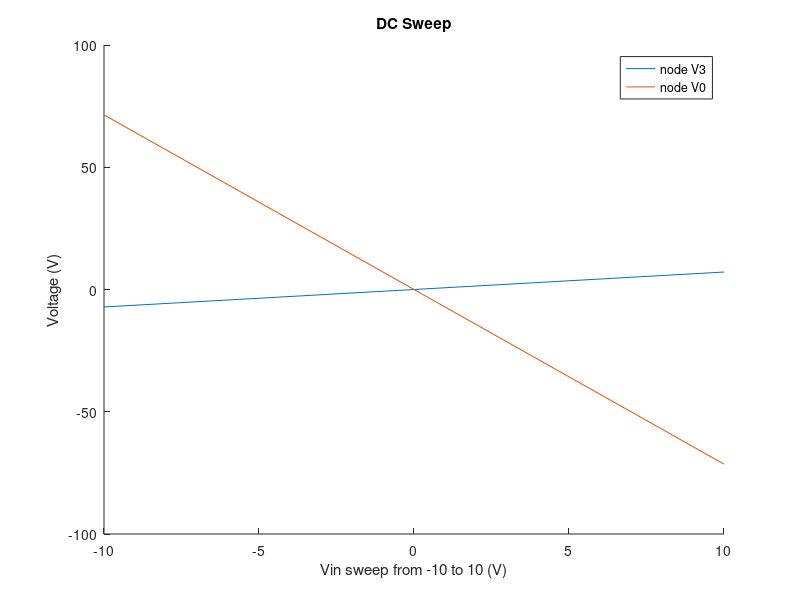
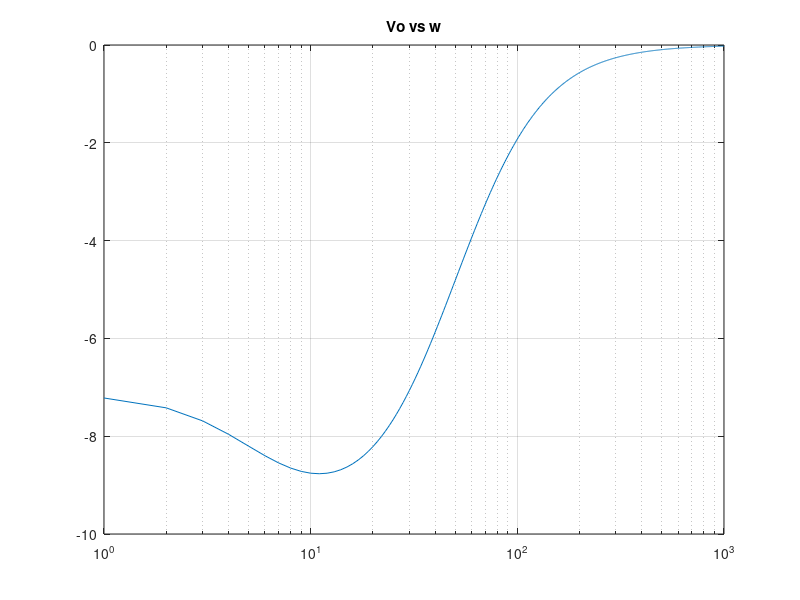
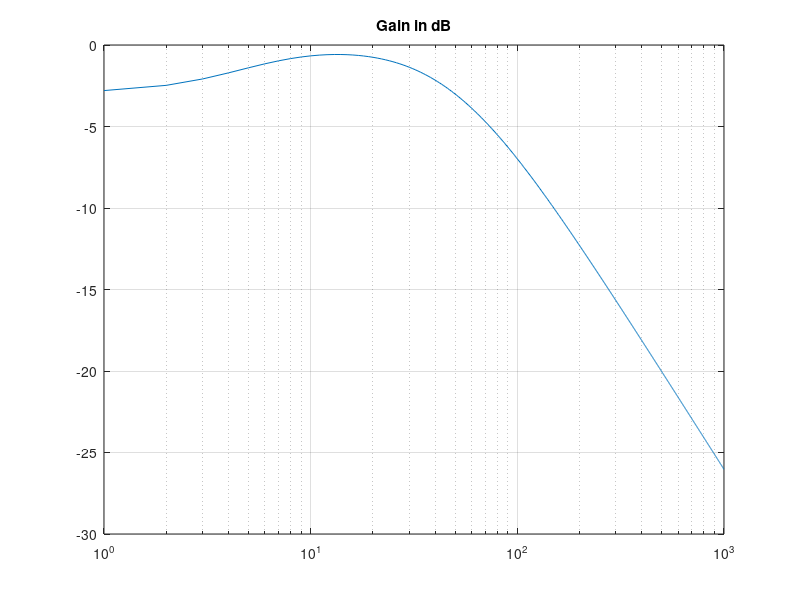
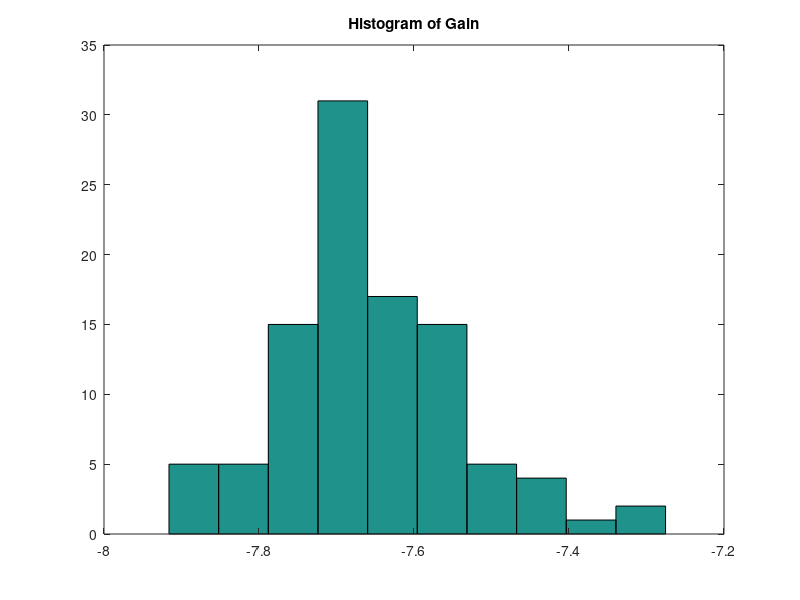

Write MATLAB code to recreate these figures, in order.
%%
% *MARY OJI 101036761*
%%
% *CIRCUIT MODELING*
%% PART 1

clear all
close all
%Resistors
R1 = 1;
R2 = 2;
R4 = 0.1;
R3 = 10;
R0 = 1000;

%Capacitor, Inductor and others
C = 0.25;
L = 0.2;
a = 100;

G1 = 1/R1;
G2 = 1/R2;
G3 = 1/R3;
G4 = 1/R4;
G0 = 1/R0;

G = [ -G1   G1        0     0       0        1   0   0; 
      G1 (-G1)-(G2)   0     0       0        0  -1   0;
      0      0        G3    0       0        0   1   0;
      0      0        0     -G4     G4       0   0   1;  
      0      0        0     G4   (-G4)-(G0)  0   0   0; 
      1      0        0     0       0        0   0   0;
      0      1        -1    0       0        0   0   0; 
      0      0        a/R3  1       0        0   0   0]
  
  
CM =   [-C C 0  0  0  0  0  0;
        C -C 0  0  0  0  0  0;
        0  0 0  0  0  0  0  0; 
        0  0 0  0  0  0  0  0;
        0  0 0  0  0  0  0  0; 
        0  0 0  0  0  0  0  0; 
        0  0 0  0  0  0  -L 0; 
        0  0 0  0  0  0  0  0]
 
i = 0;
for Vin = -10:10 
    i = i + 1;
    F = [0 0 0 0 0 Vin 0 0];
    V = G\F';
    V3(i) = V(3);
    V0(i) = V(5);
end

vin = -10:1:10;
figure(1)
hold on;
title('DC Sweep');
xlabel('Vin sweep from -10 to 10 (V)');
ylabel('Voltage (V)');
plot(vin,V3)
hold on;
plot(vin,V0)
legend('node V3','node V0');

Voi = zeros(1, 1000);
Adb = zeros(1, 1000);
w = 1:1:1000;
for i = 1:1000
    F = [0 0 0 0 0 1 0 0];
    V = (G+(1i*w(i)*CM))\F';
    Voi(i) = V(5);
    Adb(i) = 20*log10(Voi(i)/10);
end

v1 = 1;
figure(2)
semilogx(w,Voi)
title('Vo vs w')
grid on
figure(3)
semilogx(w,Adb)
title('Gain in dB')
grid on

Cnd = 0.25 + 0.05*randn(1,100);
for i = 1:100
    F = [0 0 0 0 0 1 0 0];
    CMND =   [ -Cnd(i)  Cnd(i) 0  0  0  0  0  0;
                Cnd(i) -Cnd(i) 0  0  0  0  0  0;
                0  0 0  0  0  0  0  0; 
                0  0 0  0  0  0  0  0;
                0  0 0  0  0  0  0  0; 
                0  0 0  0  0  0  0  0; 
                0  0 0  0  0  0  L  0; 
                0  0 0  0  0  0  0  0];
    V = (G+(pi*CMND))\F';
    Vh(i) = V(5);
end
figure(4)
hist(Vh)
title('Histogram of Gain')

%% PART 2

VPulse = zeros(8,1);
VSin = zeros(8,1);
VGauss = zeros(8,1);
tstep = 0.001;
time =0;
VinPulse = 0;
deltat = 0.001;
w2 = 2*pi*(1/0.03);
figure(5);
clf;
figure(6);
clf;
J = 0;
for J = 1:1000 %each step represents a milisecond

    if time == 0.03
        VinPulse = 1;
    end
    
   VinSin = sin(w2*time);

   VinGauss = exp(-(time-0.06).^2/(2*(0.03)^2));
    
    FPulse = [0 0 0 0 0 VinPulse 0 0];
    FSin = [0 0 0 0 0 VinSin 0 0];
    FGauss = [0 0 0 0 0 VinGauss 0 0];
    A = G+(CM/deltat);
    
    VPulse = A\(CM*(VPulse/deltat)+FPulse.');
    VSin = A\(CM*(VSin/deltat)+FSin.');
    VGauss = A\(CM*(VGauss/deltat)+FGauss.');
       
    time = tstep*J;
    
    VinPulseIn(J,1) = VinPulse;
    VinSinIn(J,1) = VinSin;
    VinGaussIn(J,1) = VinGauss;
    
    VPulseO(J,1) = VPulse(5);
    VSinO(J,1) = VSin(5);
    VGaussO(J,1) = VGauss(5);
    
end

figure(5)
subplot(3,1,1)
title('Blue-input Red-output')
plot(deltat:deltat:time,VinPulseIn,deltat:deltat:time,VPulseO)
subplot(3,1,2)
plot(deltat:deltat:time,VinSinIn,deltat:deltat:time,VSinO)
subplot(3,1,3)
plot(deltat:deltat:time,VinGaussIn,deltat:deltat:time,VGaussO)


figure(6)
XPulse = abs(fft(VinPulseIn));%fft(Vin11,length(Vin11));
XSin = abs(fft(VinSinIn));
XGauss = abs(fft(VinGaussIn));
XPulseOut = abs(fft(VPulseO));
XSinOut = abs(fft(VSinO));
XGaussOut = abs(fft(VGaussO));
subplot(3,1,1)
plot(-(time/2-deltat):deltat:time/2,XPulse,-(time/2-deltat):deltat:time/2,XPulseOut)%plot(1./(deltat:deltat:time),X)
title('fft Blue-input Red-output')
grid on
subplot(3,1,2)
plot(-(time/2-deltat):deltat:time/2,XSin,-(time/2-deltat):deltat:time/2,XSinOut)
grid on
subplot(3,1,3)
plot(-(time/2-deltat):deltat:time/2,XGauss,-(time/2-deltat):deltat:time/2,XGaussOut)
grid on


figure(7)
XshiftPulse = fftshift(XPulse);
XshiftSin = fftshift(XSin);
XshiftGauss = fftshift(XGauss);
XshiftPulseOut = fftshift(XPulseOut);
XshiftSinOut = fftshift(XSinOut);
XshiftGaussOut = fftshift(XGaussOut);
subplot(3,1,1)
grid on
title('fftshift Blue-input Red-output')
plot(-(time/2-deltat):deltat:time/2,XshiftPulse,-(time/2-deltat):deltat:time/2,XshiftPulseOut)
subplot(3,1,2)
grid on
plot(-(time/2-deltat):deltat:time/2,XshiftSin,-(time/2-deltat):deltat:time/2,XshiftSinOut)
subplot(3,1,3)
plot(-(time/2-deltat):deltat:time/2,XshiftGauss,-(time/2-deltat):deltat:time/2,XshiftGaussOut)
grid on

%%%%%%% As the time step increases the smoother the
%%%%%%% fourier transform plot becomes. Which would mean it is more 
%%%%%%% precises.